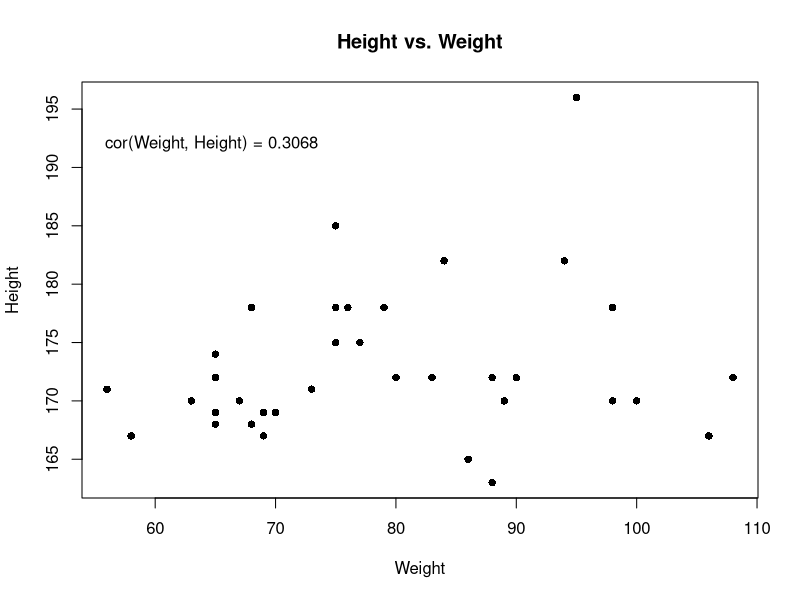
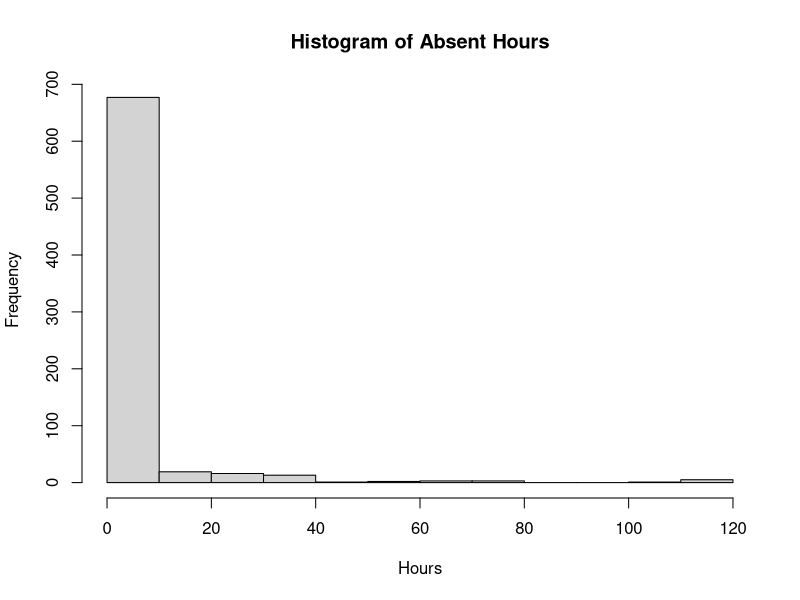
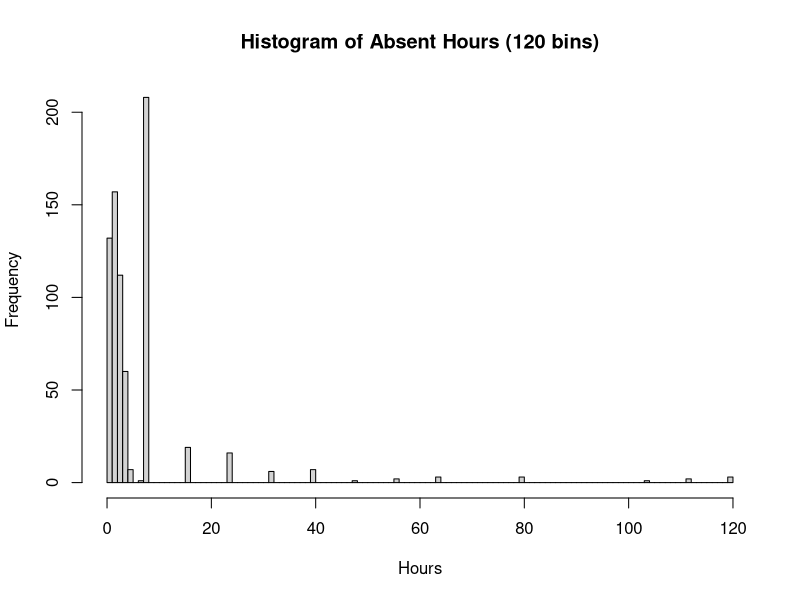
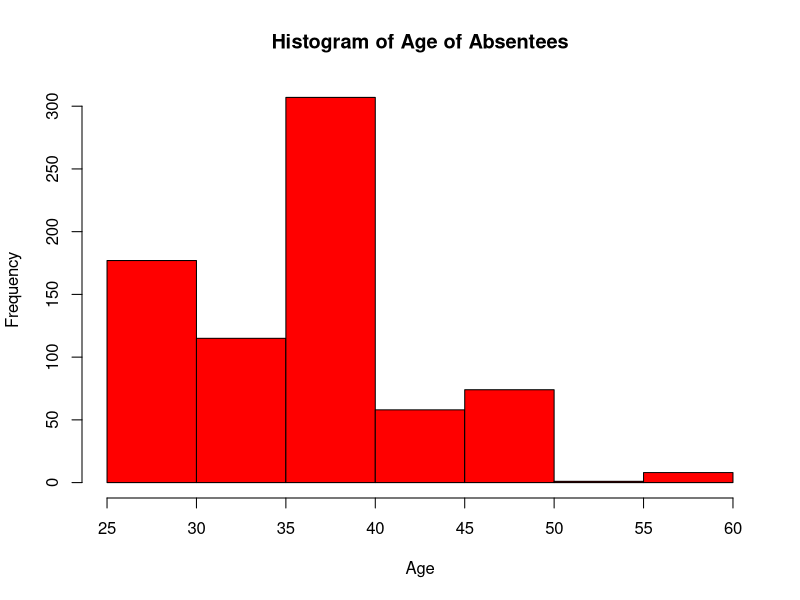
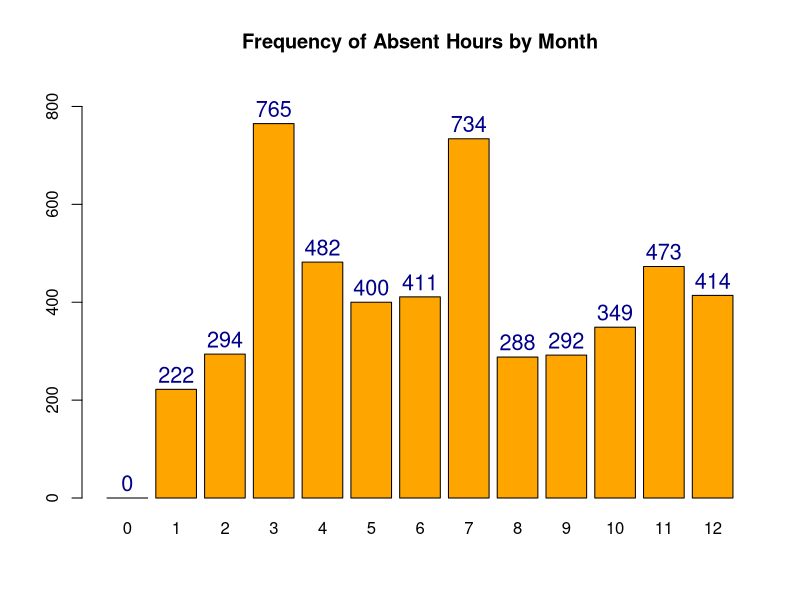
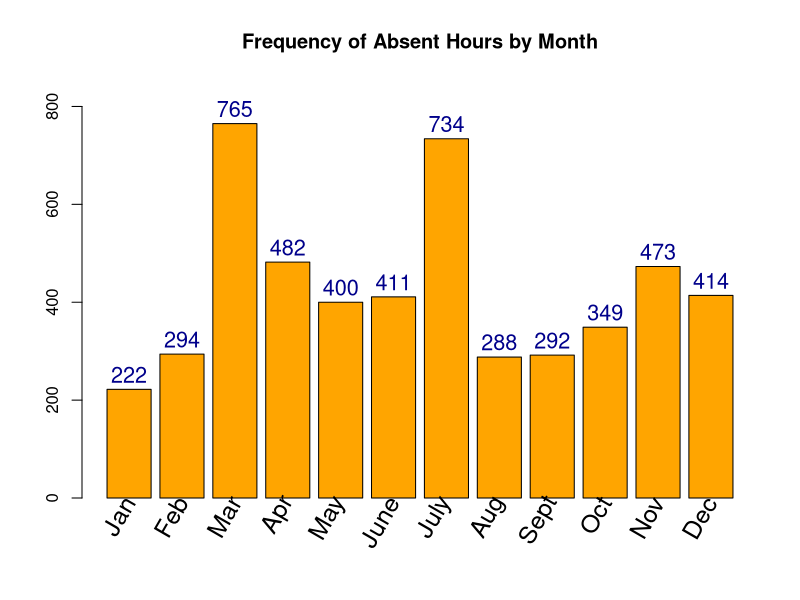
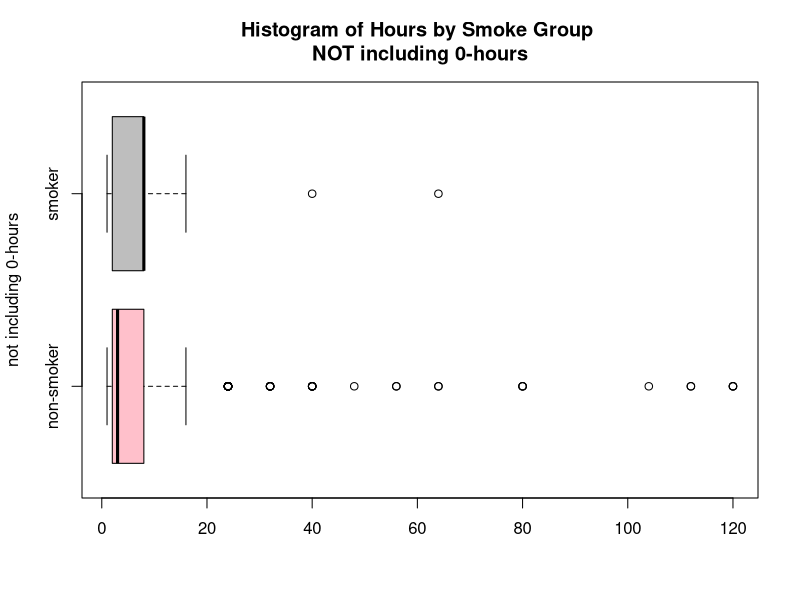
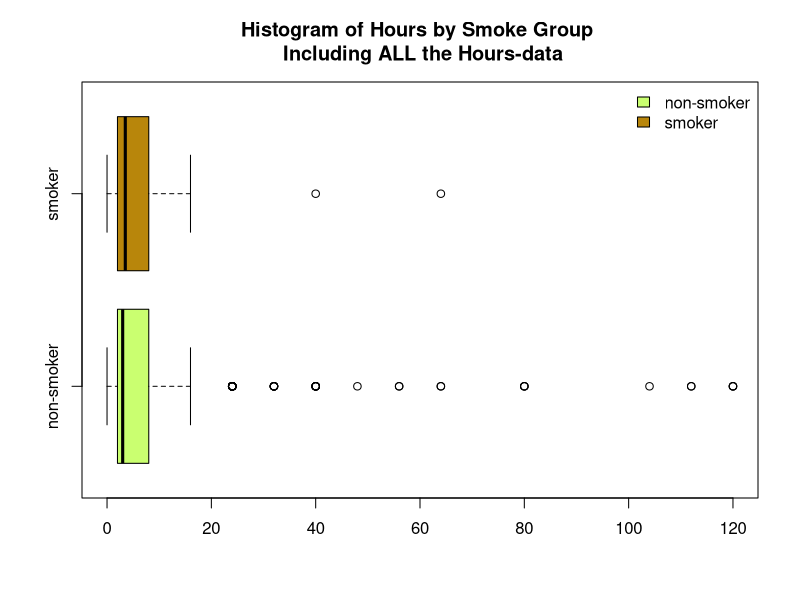

The R script that drew these images, in order:
## ---- chunk 1
knitr::opts_chunk$set(echo = TRUE, comment=NA, fig.align='center', out.width='60%')
## ---- chunk 2
df = read.csv("Absenteeism_at_work.csv",sep=";",header=TRUE)
## ---- chunk 3
head(df,3)
dim(df)
attach(df)
## ---- chunk 4
plot(Height ~ Weight, pch=16,
     main="Height vs. Weight")
text(55,192,paste("cor(Weight, Height) = ",round(cor(Weight,Height),4), sep=""),
     pos=4)
## ---- chunk 5
colnames(df)
## ---- chunk 6
colnames(df)[21] = "Hours"
colnames(df)[3] = "Month"
colnames(df)[15] = "Drinker"
colnames(df)[16] = "Smoker"

colnames(df)
attach(df) ## need to update attached column names
## ---- chunk 7
hist(Hours, main = "Histogram of Absent Hours")
max(Hours)
## ---- chunk 8
hist(Hours, breaks=120,
     main = "Histogram of Absent Hours (120 bins)")
## ---- chunk 9
sum(Hours==0)
mean(Hours==0)
## ---- chunk 10
hist(Age, main="Histogram of Age of Absentees", col="red")
## ---- chunk 11
freq <- tapply(X=Hours, INDEX=Month, FUN=sum)
freq
xx <-  barplot(freq, ylim=c(0,850), col="orange", 
               main="Frequency of Absent Hours by Month")


text(x=xx, y=freq+30, label=as.character(freq),
     cex=1.3, col="darkblue")
## ---- chunk 12
table(Month)
df[df$Month==0, "Hours"]
which(df$Month==0)
df$Hours[which(df$Month==0)]
## ---- chunk 13
freqNo0 = freq[-1] ## take out the first component of vector freq
freqNo0  
xx <-  barplot(freqNo0, ylim=c(0,850), col="orange",
               xaxt = "n", ## don't include default ticks
               main="Frequency of Absent Hours by Month")

text(x=xx, 
     srt = 60, adj= 1, par("usr")[3]-0.25, xpd = TRUE, cex=1.5,
     labels = c("Jan","Feb","Mar","Apr","May","June","July",
                "Aug","Sept","Oct","Nov","Dec"))


text(x=xx, y=freqNo0+30, label=as.character(freqNo0),
     cex=1.3, col="darkblue")
## ---- chunk 14
boxplot(Hours[Hours!=0] ~ Smoker[which(Hours!=0)], horizontal=TRUE, 
        col=c("pink","gray"), 
        main="Histogram of Hours by Smoke Group \nNOT including 0-hours",
        names=c("non-smoker", "smoker"),
        xlab = "", ylab="not including 0-hours")

table(Hours==0)
mean(Hours==0)
## ---- chunk 15
boxplot(Hours ~ Smoker, horizontal=TRUE, 
        col=c("darkolivegreen1","darkgoldenrod"), 
        main="Histogram of Hours by Smoke Group \n Including ALL the Hours-data",
        names=c("non-smoker", "smoker"),
        xlab = "", ylab="")

legend("topright",legend=c('non-smoker','smoker'),
       fill=c("darkolivegreen1","darkgoldenrod"),
       bty="n")

table(Smoker)
## ---- chunk 16
boxplot(sqrt(Hours) ~ Smoker, horizontal=TRUE, 
        col=c("darkolivegreen1","darkgoldenrod"),
        main="Histogram of sqrt(Hours) by Smoke Group \n Including ALL the Hours-data",
        names=c("non-smoker", "smoker"))

legend("topright",legend=c('non-smoker','smoker'),
       fill=c("darkolivegreen1","darkgoldenrod"),
       bty="n")

## ---- chunk 17
boxplot(Hours ~ Drinker, horizontal=TRUE, 
        col=c("#8C1D40","#FFC627"),
        main="Histogram of Absent Hours by Drink Group \n Including ALL the Hours-data",
        names=c("non-drinker", "drinker"))

legend("topright",legend=c('non-smoker','smoker'),
       fill=c("#8C1D40","#FFC627"),
       bty="n")

boxplot(sqrt(Hours) ~ Drinker, horizontal=TRUE, 
        col=c("#8C1D40","#FFC627"),
        main="Histogram of  transformed, sqrt(Hours) data  by Drink Group \n Including ALL the Hours-data",
        names=c("non-drinker", "drinker"))

legend("topright",legend=c('non-smoker','smoker'),
       fill=c("#8C1D40","#FFC627"),
       bty="n")

table(Drinker)
